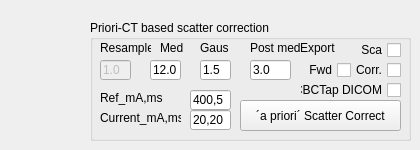
    <widget class="QWidget" name="page_5">
     <attribute name="label">
      <string>A Priori Scatter Correction Options</string>
     </attribute>
     <widget class="QGroupBox" name="groupBox_11">
      <property name="geometry">
       <rect>
        <x>90</x>
        <y>20</y>
        <width>321</width>
        <height>121</height>
       </rect>
      </property>
      <property name="title">
       <string>Priori-CT based scatter correction</string>
      </property>
      <widget class="QPushButton" name="pushButton_DoScatterCorr">
       <property name="geometry">
        <rect>
         <x>150</x>
         <y>80</y>
         <width>161</width>
         <height>31</height>
        </rect>
       </property>
       <property name="text">
        <string>´a priori´ Scatter Correct</string>
       </property>
      </widget>
      <widget class="QLineEdit" name="lineEdit_scaResam">
       <property name="enabled">
        <bool>false</bool>
       </property>
       <property name="geometry">
        <rect>
         <x>10</x>
         <y>40</y>
         <width>31</width>
         <height>20</height>
        </rect>
       </property>
       <property name="text">
        <string>1.0</string>
       </property>
      </widget>
      <widget class="QLabel" name="label_54">
       <property name="geometry">
        <rect>
         <x>10</x>
         <y>20</y>
         <width>51</width>
         <height>16</height>
        </rect>
       </property>
       <property name="text">
        <string>Resample</string>
       </property>
      </widget>
      <widget class="QLabel" name="label_55">
       <property name="geometry">
        <rect>
         <x>70</x>
         <y>20</y>
         <width>31</width>
         <height>16</height>
        </rect>
       </property>
       <property name="text">
        <string>Med</string>
       </property>
      </widget>
      <widget class="QLineEdit" name="lineEdit_scaMedian">
       <property name="geometry">
        <rect>
         <x>60</x>
         <y>40</y>
         <width>31</width>
         <height>20</height>
        </rect>
       </property>
       <property name="text">
        <string>12.0</string>
       </property>
      </widget>
      <widget class="QLabel" name="label_56">
       <property name="geometry">
        <rect>
         <x>110</x>
         <y>20</y>
         <width>31</width>
         <height>16</height>
        </rect>
       </property>
       <property name="text">
        <string>Gaus</string>
       </property>
      </widget>
      <widget class="QLineEdit" name="lineEdit_scaGaussian">
       <property name="geometry">
        <rect>
         <x>110</x>
         <y>40</y>
         <width>31</width>
         <height>20</height>
        </rect>
       </property>
       <property name="text">
        <string>1.5</string>
       </property>
      </widget>
      <widget class="QLabel" name="label_57">
       <property name="geometry">
        <rect>
         <x>160</x>
         <y>20</y>
         <width>51</width>
         <height>16</height>
        </rect>
       </property>
       <property name="text">
        <string>Post med</string>
       </property>
      </widget>
      <widget class="QLineEdit" name="lineEdit_scaPostMedian">
       <property name="geometry">
        <rect>
         <x>160</x>
         <y>40</y>
         <width>41</width>
         <height>20</height>
        </rect>
       </property>
       <property name="text">
        <string>3.0</string>
       </property>
      </widget>
      <widget class="QLabel" name="label_63">
       <property name="geometry">
        <rect>
         <x>10</x>
         <y>70</y>
         <width>71</width>
         <height>16</height>
        </rect>
       </property>
       <property name="text">
        <string>Ref_mA,ms</string>
       </property>
      </widget>
      <widget class="QLineEdit" name="lineEdit_RefmAs">
       <property name="geometry">
        <rect>
         <x>100</x>
         <y>70</y>
         <width>41</width>
         <height>20</height>
        </rect>
       </property>
       <property name="text">
        <string>400,5</string>
       </property>
      </widget>
      <widget class="QLabel" name="label_64">
       <property name="geometry">
        <rect>
         <x>10</x>
         <y>90</y>
         <width>81</width>
         <height>16</height>
        </rect>
       </property>
       <property name="text">
        <string>Current_mA,ms</string>
       </property>
      </widget>
      <widget class="QLineEdit" name="lineEdit_CurmAs">
       <property name="geometry">
        <rect>
         <x>100</x>
         <y>90</y>
         <width>41</width>
         <height>20</height>
        </rect>
       </property>
       <property name="text">
        <string>20,20</string>
       </property>
      </widget>
      <widget class="QCheckBox" name="checkBox_ExportFwd">
       <property name="geometry">
        <rect>
         <x>210</x>
         <y>40</y>
         <width>51</width>
         <height>20</height>
        </rect>
       </property>
       <property name="layoutDirection">
        <enum>Qt::RightToLeft</enum>
       </property>
       <property name="text">
        <string>Fwd</string>
       </property>
       <property name="checked">
        <bool>false</bool>
       </property>
      </widget>
      <widget class="QCheckBox" name="checkBox_ExportScat">
       <property name="geometry">
        <rect>
         <x>260</x>
         <y>20</y>
         <width>51</width>
         <height>20</height>
        </rect>
       </property>
       <property name="layoutDirection">
        <enum>Qt::RightToLeft</enum>
       </property>
       <property name="text">
        <string>Sca</string>
       </property>
       <property name="checked">
        <bool>false</bool>
       </property>
      </widget>
      <widget class="QCheckBox" name="checkBox_ExportCor">
       <property name="geometry">
        <rect>
         <x>260</x>
         <y>40</y>
         <width>51</width>
         <height>20</height>
        </rect>
       </property>
       <property name="layoutDirection">
        <enum>Qt::RightToLeft</enum>
       </property>
       <property name="text">
        <string>Corr.</string>
       </property>
       <property name="checked">
        <bool>false</bool>
       </property>
      </widget>
      <widget class="QLabel" name="label_65">
       <property name="geometry">
        <rect>
         <x>210</x>
         <y>20</y>
         <width>51</width>
         <height>16</height>
        </rect>
       </property>
       <property name="text">
        <string>Export</string>
       </property>
      </widget>
      <widget class="QCheckBox" name="checkBox_ExportVolDICOM">
       <property name="geometry">
        <rect>
         <x>210</x>
         <y>60</y>
         <width>101</width>
         <height>20</height>
        </rect>
       </property>
       <property name="layoutDirection">
        <enum>Qt::RightToLeft</enum>
       </property>
       <property name="text">
        <string>CBCTap DICOM</string>
       </property>
       <property name="checked">
        <bool>false</bool>
       </property>
      </widget>
     </widget>
    </widget>
